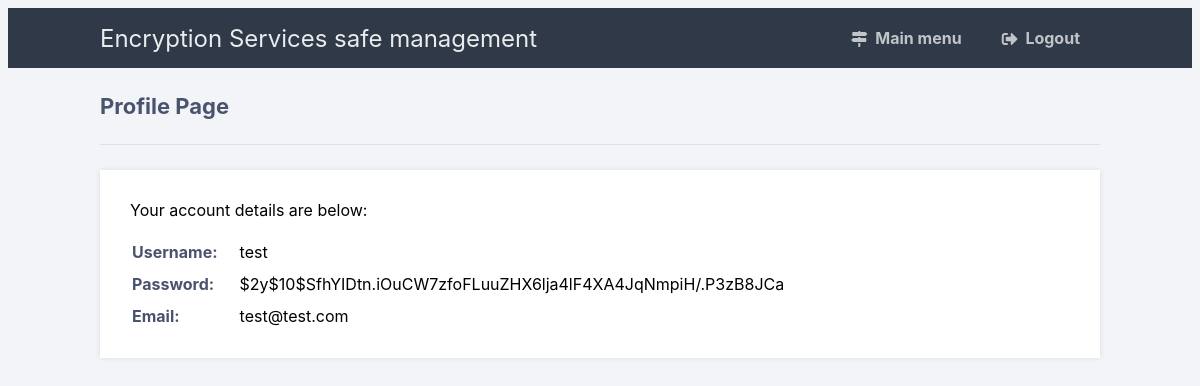
Page /DocumentRoot/profile.php (signed in) on the earlier database version.
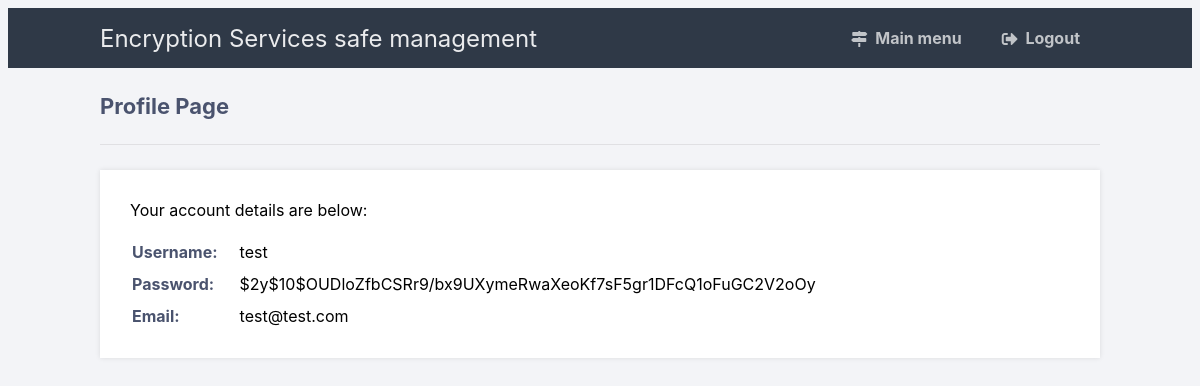
Same page on the later database version.
### tables this page shows
CREATE TABLE `user_accounts` (
  `id` int(11) NOT NULL,
  `username` varchar(50) NOT NULL,
  `password` varchar(255) NOT NULL,
  `email` varchar(100) NOT NULL,
  `user_roles` varchar(255) DEFAULT NULL,
  `account_disabled` tinyint(1) NOT NULL DEFAULT 1,
  `password_expiry` datetime DEFAULT NULL
);

### DocumentRoot/profile.php (the view, shortened to what this page needs)
<?php
include './config.php';
$stmt = $con->prepare('SELECT password, email FROM user_accounts WHERE id = ?');
$stmt->bind_param('i', $_SESSION['id']);
$stmt->execute();
$stmt->bind_result($password, $email);
?>
<!DOCTYPE html>
<html>
	<head>
		<link href="style.css" rel="stylesheet" type="text/css">
		<link rel="stylesheet" href="https://use.fontawesome.com/releases/v5.7.1/css/all.css">
	</head>
	<body class="loggedin">
		<nav class="navtop">
			<div>
				<h1>Encryption Services safe management</h1>
				<a href="main_menu.php"><i class="fas fa-map-signs"></i>Main menu</a>
				<a href="logout.php"><i class="fas fa-sign-out-alt"></i>Logout</a>
			</div>
		</nav>
		<div class="content">
			<h2>Profile Page</h2>
			<div>
				<p>Your account details are below:</p>
				<table>
					<tr>
						<td>Username:</td>
						<td><?=$_SESSION['name']?></td>
					</tr>
					<tr>
						<td>Password:</td>
						<td><?=$password?></td>
					</tr>
					<tr>
						<td>Email:</td>
						<td><?=$email?></td>
					</tr>
				</table>
			</div>
		</div>
	</body>
</html>

### DocumentRoot/style.css (style rules this page uses)
* { box-sizing: border-box; font-family: -apple-system, BlinkMacSystemFont, "segoe ui", roboto, oxygen, ubuntu, cantarell, "fira sans", "droid sans", "helvetica neue", Arial, sans-serif; font-size: 16px; -webkit-font-smoothing: antialiased; -moz-osx-font-smoothing: grayscale; }
body { background-color: #435165; }
.navtop { background-color: #2f3947; height: 60px; width: 100%; border: 0; }
.navtop div { display: flex; margin: 0 auto; width: 1000px; height: 100%; }
.navtop div h1, .navtop div a { display: inline-flex; align-items: center; }
.navtop div h1 { flex: 1; font-size: 24px; padding: 0; margin: 0; color: #eaebed; font-weight: normal; }
.navtop div a { padding: 0 20px; text-decoration: none; color: #c1c4c8; font-weight: bold; }
.navtop div a i { padding: 2px 8px 0 0; }
body.loggedin { background-color: #f3f4f7; }
.content { width: 1000px; margin: 0 auto; }
.content h2 { margin: 0; padding: 25px 0; font-size: 22px; border-bottom: 1px solid #e0e0e3; color: #4a536e; }
.content > p, .content > div { box-shadow: 0 0 5px 0 rgba(0, 0, 0, 0.1); margin: 25px 0; padding: 25px; background-color: #fff; }
.content > p table td, .content > div table td { padding: 5px; }
.content > p table td:first-child, .content > div table td:first-child { font-weight: bold; color: #4a536e; padding-right: 15px; }
.content > div p { padding: 5px; margin: 0 0 10px 0; }

Differences in the rows shown:
changed user_accounts "test@test.com": password "$2y$10$SfhYIDtn.iOuCW7zfoFLuuZHX6lja4lF4XA4JqNmpiH/.P3zB8JCa" → "$2y$10$OUDloZfbCSRr9/bx9UXymeRwaXeoKf7sF5gr1DFcQ1oFuGC2V2oOy"
